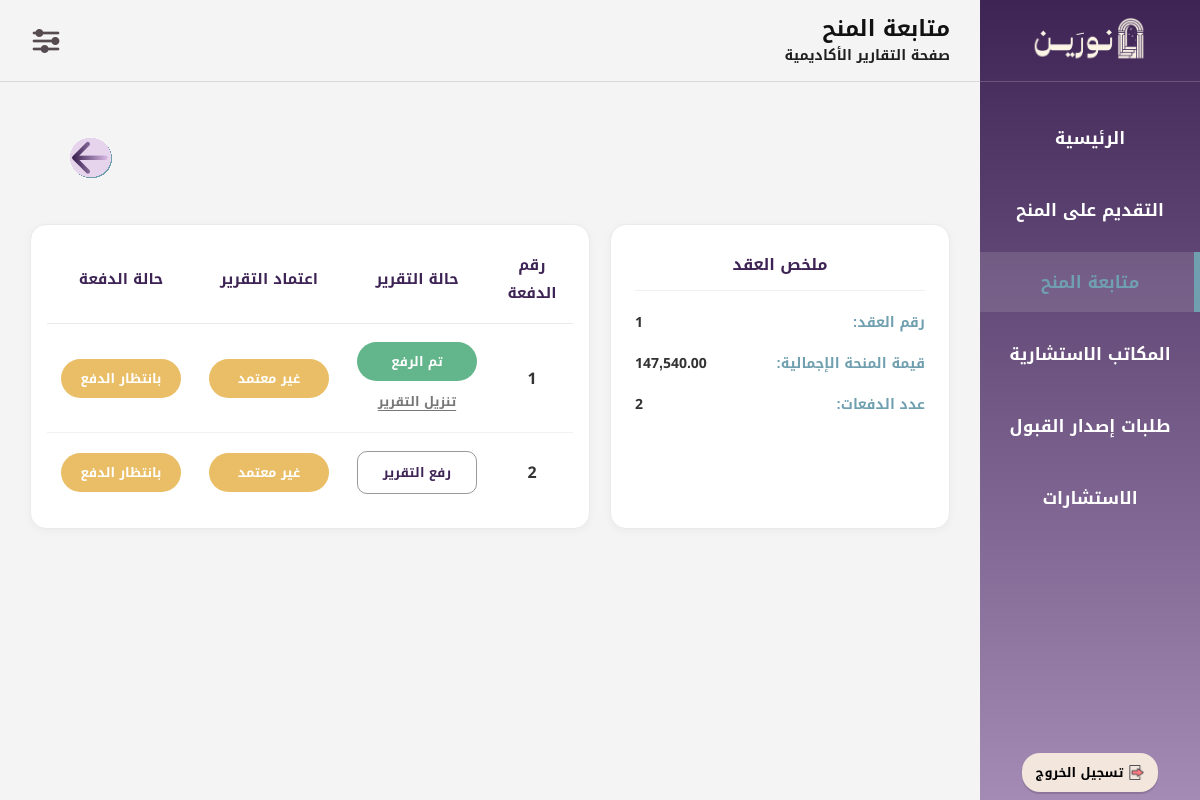
The page /Ben11_ReportsPayments.php?request_id=2 (signed in) on the database as committed earlier.
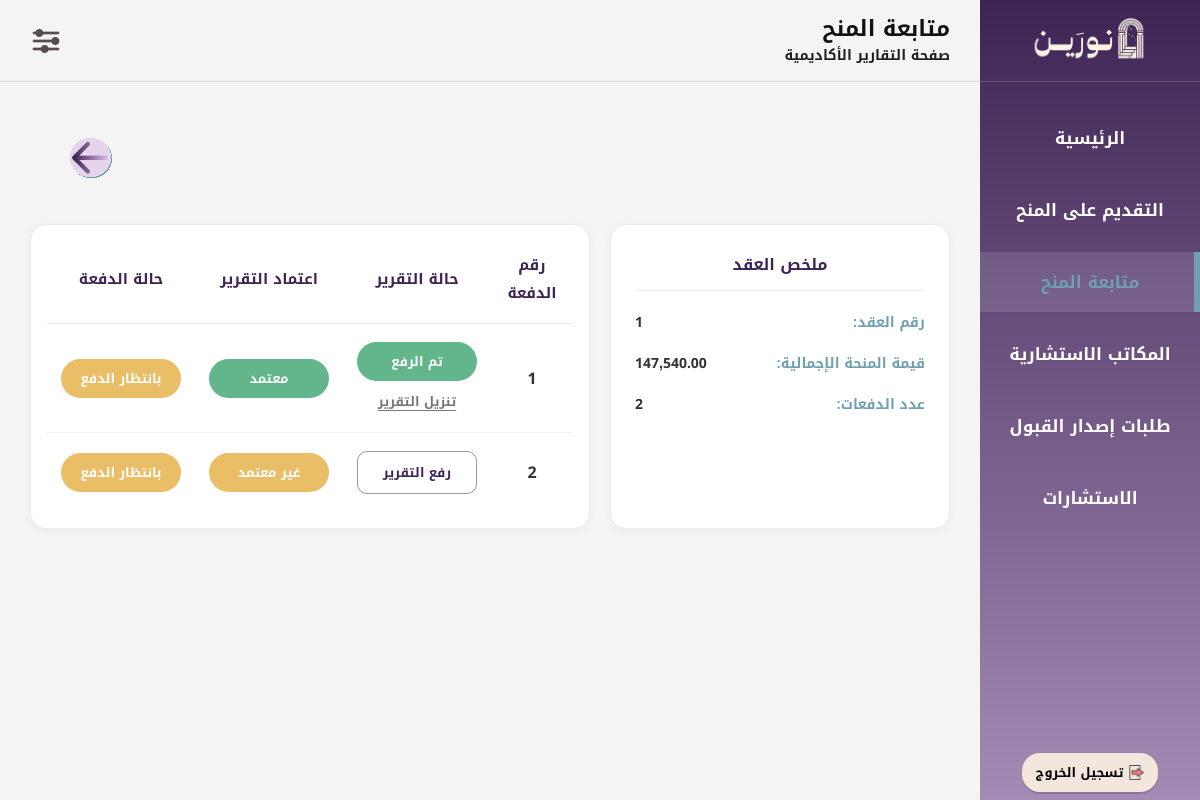
The same page on the database as committed later.
### tables this page shows
CREATE TABLE `academic_report` (
  `report_id` int(11) NOT NULL,
  `bnf_id` int(11) NOT NULL,
  `contract_id` int(11) NOT NULL,
  `payment_id` int(11) NOT NULL,
  `report_file` varchar(255) NOT NULL,
  `report_upload` enum('مرفوع','غير مرفوع','','') NOT NULL,
  `submit_date` date NOT NULL,
  `report_appoval` enum('معتمد','غير معتمد','','') NOT NULL
);

CREATE TABLE `payments` (
  `payment_id` int(11) NOT NULL,
  `contract_id` int(11) NOT NULL,
  `installment_number` int(11) NOT NULL,
  `payment_amount` int(11) NOT NULL,
  `payment_status` enum('تم الدفع','بانتظار الدفع','','') NOT NULL,
  `payment_date` timestamp NOT NULL DEFAULT current_timestamp() ON UPDATE current_timestamp()
);

### Ben11_ReportsPayments.php (the view, shortened to what this page needs)
<?php
$conn = new mysqli("localhost", "root", "", "noreen");
$conn->set_charset("utf8mb4");
$request_id = $_GET['request_id'] ?? null;
$bnf_id = $_SESSION['bnf_id'] ?? null;
$sql_info = "SELECT r.request_id,r.univ_name,r.major_name,s.sch_name,c.contract_id,c.amount,c.payments_count
             FROM scholarship_requests r
             INNER JOIN scholarship_opps s ON r.scholarship_id = s.scholarship_id
             INNER JOIN e_contract c ON r.request_id = c.request_id
             WHERE r.request_id = ? AND r.bnf_id = ?";
$stmt = $conn->prepare($sql_info);
$stmt->bind_param("ii", $request_id, $bnf_id);
$stmt->execute();
$info = $stmt->get_result()->fetch_assoc();
$contract_id = $info['contract_id'];
$payments_list = [];
$res_p = $conn->query("SELECT p.payment_id,p.installment_number,p.payment_status,r.report_upload,r.report_appoval,r.report_file
                      FROM payments p
                      LEFT JOIN academic_report r ON p.payment_id = r.payment_id
                      WHERE p.contract_id = $contract_id
                      ORDER BY p.installment_number ASC");
while ($row = $res_p->fetch_assoc()) {
    $payments_list[] = $row;
}
?>
<!DOCTYPE html>
<html lang="ar" dir="rtl">
<head>
<link rel="stylesheet" href="CSS01Layout.css?v=4">
</head>
<body>
<div class="layout">
<aside class="sidebar">
<div class="sidebar-top">
<div class="sidebar-logo">
<img src="شعار نورين.png" alt="نورين">
</div>
<ul class="sidebar-menu">
<li><a href="Ben00_MainPage.php">الرئيسية</a></li>
<li><a href="Ben04_BrowseScholarships.php">التقديم على المنح</a></li>
<li><a href="Ben09_TrackScholarship.php" class="active">متابعة المنح</a></li>
<li><a href="Ben013_ConsultingOffices.php">المكاتب الاستشارية</a></li>
<li><a href="Ben16_AdmissionList.php">طلبات إصدار القبول</a></li>
<li><a href="Ben19_Consultations.php">الاستشارات</a></li>
</ul>
</div>
<div class="sidebar-bottom">
<form action="logout.php" method="post">
<button type="submit" class="logout-btn">
<img src="ايقونة تسجيل الخروج.png" class="logout-icon" alt="خروج">
<b>تسجيل الخروج</b>
</button>
</form>
</div>
</aside>
<div class="main-content">
<header class="header">
<div class="page-heading">
<div class="page-title">متابعة المنح</div>
<div class="page-description">صفحة التقارير الأكاديمية</div>
</div>
<div class="header-icons">
<div class="settings-dropdown">
<img src="ايقونة قائمة الاعدادات.png" class="menu-icon" alt="الإعدادات">
</div>
</div>
</header>
<div class="page">
<div class="page-top">
<a href="Ben09_TrackScholarship.php" class="backbtn">
<img src="سهم تراجع.svg" class="backicon" alt="رجوع">
</a>
</div>
<div class="content-grid">
<div class="info-card contract-box">
<h3>ملخص العقد</h3>
<div class="data-row">
<label>رقم العقد:</label>
<span><?php echo $info['contract_id']; ?></span>
</div>
<div class="data-row">
<label>قيمة المنحة الإجمالية:</label>
<span><?php echo number_format($info['amount'], 2); ?></span>
</div>
<div class="data-row">
<label>عدد الدفعات:</label>
<span><?php echo $info['payments_count']; ?></span>
</div>
</div>
<div class="table-wrap">
<table class="styled-table">
<thead>
<tr>
<th>رقم الدفعة</th>
<th>حالة التقرير</th>
<th>اعتماد التقرير</th>
<th>حالة الدفعة</th>
</tr>
</thead>
<tbody>
<?php foreach ($payments_list as $p) { ?>
<tr>
<td><span class="installment-number"><?php echo $p['installment_number']; ?></span></td>
<td>
<div class="report-actions">
<?php if ($p['report_upload'] == 'مرفوع') { ?>
<span class="status-badge done">تم الرفع</span>
<?php if (!empty($p['report_file'])) { ?>
<a href="<?php echo htmlspecialchars($p['report_file']); ?>" target="_blank" class="download-link">تنزيل التقرير</a>
<?php } ?>
<?php } else { ?>
<form method="POST" enctype="multipart/form-data" class="upload-form">
<label class="action-btn">
رفع التقرير
</label>
</form>
<?php } ?>
</div>
</td>
<td>
<?php if ($p['report_appoval'] == 'معتمد') { ?>
<span class="status-badge done">معتمد</span>
<?php } else { ?>
<span class="status-badge wait"><?php echo $p['report_appoval'] ?: 'غير معتمد'; ?></span>
<?php } ?>
</td>
<td>
<?php if ($p['payment_status'] == 'تم الدفع' || $p['payment_status'] == 'مدفوعة') { ?>
<span class="status-badge done"><?php echo htmlspecialchars($p['payment_status']); ?></span>
<?php } else { ?>
<span class="status-badge wait"><?php echo htmlspecialchars($p['payment_status']); ?></span>
<?php } ?>
</td>
</tr>
<?php } ?>
</tbody>
</table>
</div>
</div>
</div>
</div>
</div>
</body>
</html>

Rows that differ between the two databases and show on the page:
changed academic_report "بانتظار الدفع": report_appoval "غير معتمد" → (not shown); now shows "معتمد"
